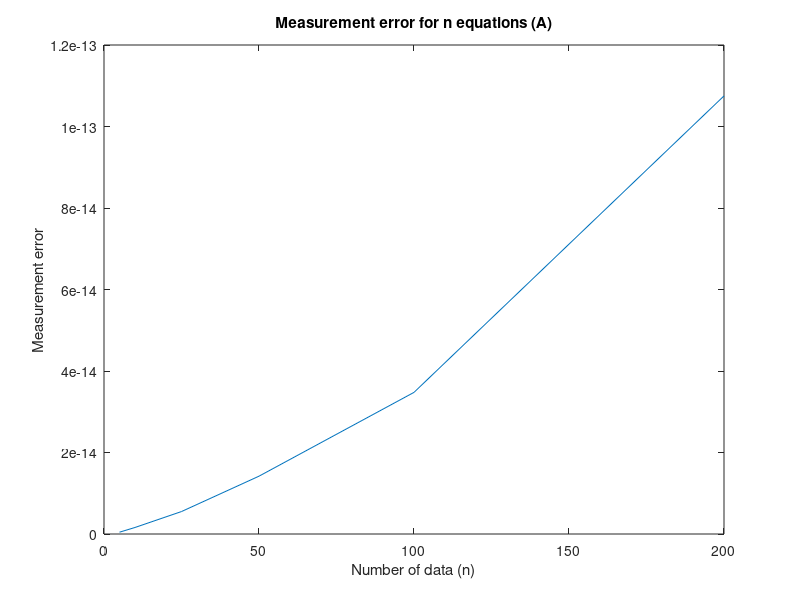
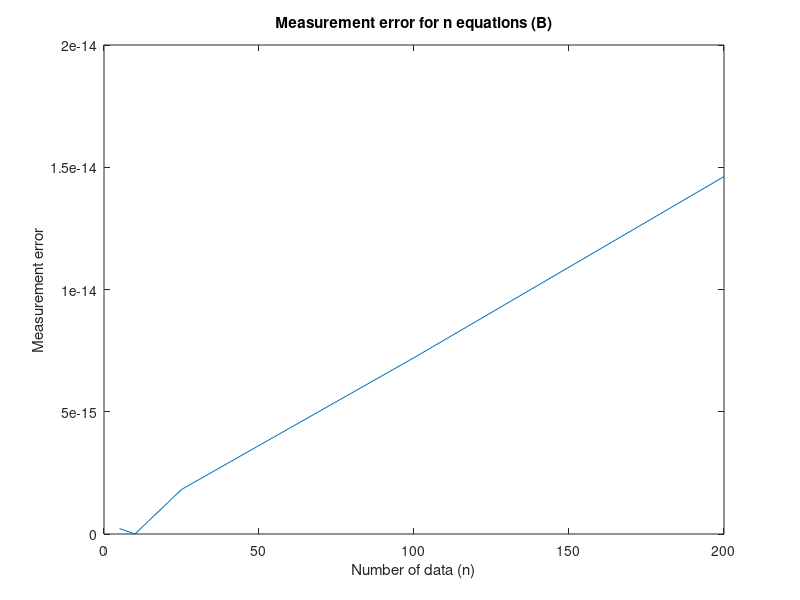
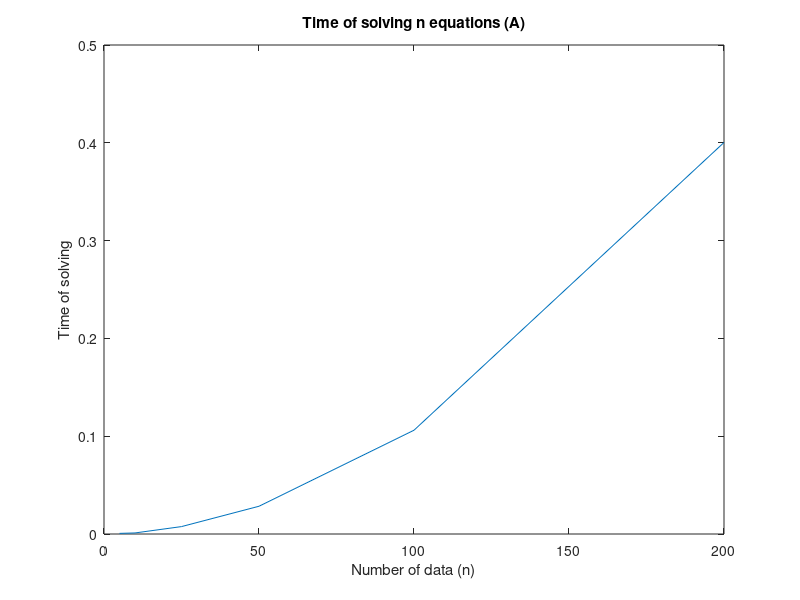

The MATLAB script that drew these images, in order:
function X = Task_1()
    n=[5,10,25,50,100,200];
    approaches=size(n, 2);
    x=n;
    yA=zeros(1,approaches);
    yB=zeros(1,approaches);
    T = zeros(1, approaches);
    for i=1:approaches
        [A, b]=matrix_a(n(i));
        fprintf('Time of solving %d equations:\n', n(i));
        tic
        [X, epsilon] = Gauss_partial_pivoting(A,b, n(i));
        T(i)=toc;
        fprintf('Measurement error: %d\n\n', epsilon);
        yA(i)=epsilon;
    end
    for i=1:approaches
        [A, b]=matrix_b(n(i));
        fprintf('Time of solving %d equations:\n', n(i));
        [X, epsilon] = Gauss_partial_pivoting(A,b);
        fprintf('Measurement error: %d\n\n', epsilon);
        yB(i)=epsilon;
    end
    figure(1);
    plot(x, yA);
    title('Measurement error for n equations (A)');
    xlabel('Number of data (n)');
    ylabel('Measurement error');
    
    figure(2);
    plot(x, yB)
    title('Measurement error for n equations (B)');
    xlabel('Number of data (n)');
    ylabel('Measurement error');

    figure(3);
    plot(x, T);
    title('Time of solving n equations (A)');
    xlabel('Number of data (n)');
    ylabel('Time of solving');

    clear X;
end


function [X, epsilon] = Gauss_partial_pivoting(A, b, n)
tic
    if nargin < 3
        n = size(A, 1);
    end
    for i=1:n
        maxA=abs(A(i,i)); % sets initial maximum value i column
        maxi=i;
        for j=i+1:n
            if abs(A(j,i))>maxA
                maxA=abs(A(j,i));
                maxi=j;
            end
        end
        temp = A(i,:); % switching rows
        A(i,:) = A(maxi,:);
        A(maxi,:) = temp;
        tempB = b(i); % switching rows
        b(i) = b(maxi);
        b(maxi) = tempB;
        for j=i+1:n
            l = A(j,i)/A(i,i);
            A(j,:) = A(j,:)-l*A(i,:);
            b(j) = b(j) - l*b(i);
        end
    end
    X = zeros(n,1);
    for i=n:-1:1
        equation=A(i,:)*X;
        X(i,1) = (b(i,1)-equation)/A(i,i);
    end
    z=A*X-b;
    epsilon=norm(A*X-b);
toc
end

function [A, b] = matrix_a(n)
    A=zeros(n,n);
    b=zeros(n,1);
    for i=1:n
        for j=1:n
            if i == j
                A(i, j) = 10;
            elseif j == i - 3 || j == i + 3
                A(i, j) = -3+j/n;
            end
        end
        b(i,1) = 2.5+0.5 * i;
    end
end

function [A, b] = matrix_b(n)
    A=zeros(n,n);
    b=zeros(n,1);
    for i=1:n
        for j=1:n
            if i == j
                A(i, j) = 1/6;
            else
                A(i, j) = 2*(i-j)+2;
            end
        end
        b(i,1) = 2.5 + 0.4 * i;
    end
end
